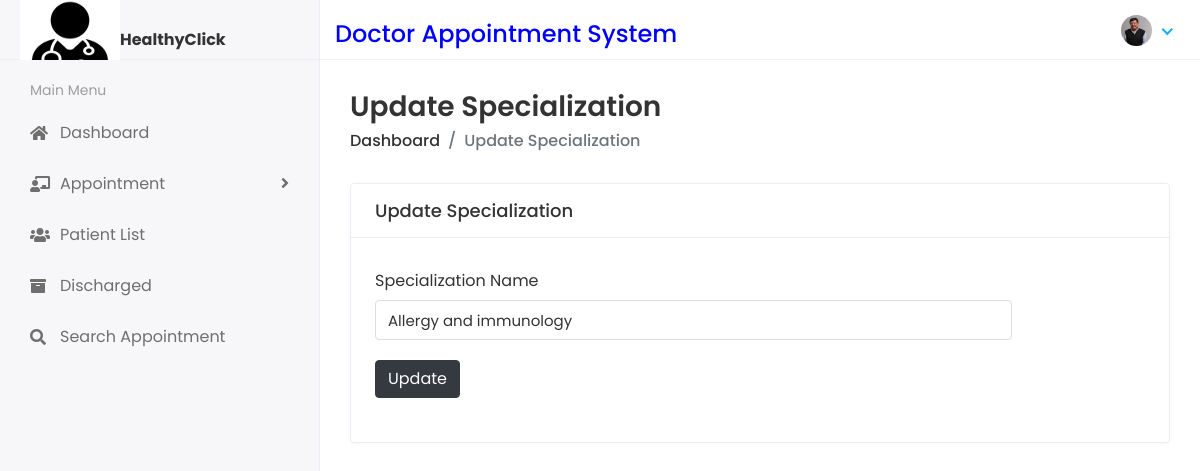
Screenshot of /UpdateSpecialization/19 (signed in) with the database file from the repository.
### dasapp/models.py (models this page shows, shortened)
class CustomUser(AbstractUser):
    USER = {
        (1, "admin"),
        (2, "doc"),
    }
    user_type = models.CharField(choices=USER, max_length=50, default=1)
    profile_pic = models.ImageField(upload_to="profile_pics/", blank=True, null=True)

class Specialization(models.Model):
    sname = models.CharField(max_length=200)
    created_at = models.DateTimeField(auto_now_add=True)
    updated_at = models.DateTimeField(auto_now=True)

### docappsystem/adminviews.py (the view)
# urls.py: path("UpdateSpecialization/<str:id>", adminviews.UPDATE_SPECIALIZATION, name="update_specilizations",),
@login_required(login_url="/")
def UPDATE_SPECIALIZATION(request, id):
    specialization = Specialization.objects.get(id=id)
    context = {"specialization": specialization,}
    return render(request, "admin/update_specialization.html", context)

### templates/admin/update_specialization.html (shortened to what this page needs)
{% extends 'base.html' %}
{% block content %}
<div class="content container-fluid">
    <div class="page-header">
    <div class="row">
    <div class="col">
    <h3 class="page-title">Update Specialization</h3>
    <ul class="breadcrumb">
    <li class="breadcrumb-item"><a href="{% url 'admin_home' %}">Dashboard</a></li>
    <li class="breadcrumb-item active">Update Specialization</li>
    </ul>
    </div>
    </div>
    </div>
    <div class="row">
    <div class="col-lg-12">
    <div class="card">
    <div class="card-header">
    <h5 class="card-title">Update Specialization</h5>
    </div>
    <div class="card-body">
                       <form method="POST" action="{% url 'update_specilizations_details' %}" enctype="multipart/form-data">
    <div class="form-group row">
    <label class="col-form-label col-md-4">Specialization Name</label>
    <div class="col-md-10">
        <input type="text" class="form-control" name="sname" value="{{specialization.sname}}">
    </div>
    </div>
    <div class="form-group row">
        <div class="col-sm-10">
            <button type="submit" class="btn btn-dark">Update</button>
        </div>
    </div>
    </form>
    </div>
    </div>
    </div>
    </div>
    </div>
{% endblock %}

### templates/includes/header.html (shortened to what this page needs)
{% load static %}
{% if user.user_type == '1' %}
<div class="header">
    <div class="header-left" style="padding-top: 20px;">
       <a href="{% url 'admin_home' %}">
       <img src="{% static 'assets/img/logo.jpg'%}" width="80" height="80">
       </a>
       <strong>HealthyClick</strong>
    </div>
    <div class="top-nav-search" style="padding-top: 20px;color: blue;">
       <h4>Doctor Appointment System</h4>
    </div>
    <a class="mobile_btn" id="mobile_btn">
    <i class="fas fa-bars"></i>
    </a>
    <ul class="nav user-menu">
       <li class="nav-item dropdown has-arrow">
          <a href="#" class="dropdown-toggle nav-link" data-toggle="dropdown">
          <span class="user-img"><img class="rounded-circle" src="{{request.user.profile_pic.url}}" width="31" ></span>
          {% comment %} <span class="user-img"><img class="rounded-circle" src="/{{user.profile_pic}}" width="31" ></span> {% endcomment %}
          </a>
          <div class="dropdown-menu">
             <div class="user-header">
                <div class="avatar avatar-sm">
                   <img src="{{request.user.profile_pic.url}}" alt="User Image" class="avatar-img rounded-circle">
                   {% comment %} <img src="/{{user.profile_pic}}" alt="User Image" class="avatar-img rounded-circle"> {% endcomment %}
                </div>
                <div class="user-text">
                  <h6>{{user.first_name}} {{user.last_name}}</h6>
                   <p class="text-muted mb-0">Administrator</p>
                </div>
             </div>
             <a class="dropdown-item" href="{% url 'profile' %}">My Profile</a>
             <a class="dropdown-item" href="{% url 'change_password' %}">Setting</a>
             <a class="dropdown-item" href="{% url 'logout' %}">Logout</a>
          </div>
       </li>
    </ul>
 </div>
 {% else  %}
 <div class="header">
   <div class="header-left" style="padding-top: 20px;">
      <a href="{% url 'doctor_home' %}">
      <img src="{% static 'assets/img/logo.jpg'%}" width="100" height="80">
      </a>
      <strong>HealthyClick</strong>
   </div>
   <div class="top-nav-search" style="padding-top: 20px;color: blue;">
      <h4>Doctor Appointment System</h4>
   </div>
   <ul class="nav user-menu">
      <li class="nav-item dropdown has-arrow">
         <a href="#" class="dropdown-toggle nav-link" data-toggle="dropdown">
         <span class="user-img"><img class="rounded-circle" src="{{request.user.profile_pic.url}}" width="31" alt="Doctor"></span>
         </a>
      </li>
   </ul>
</div>{% endif %}

### static/assets/css/style.css (style rules this page uses)
html { height: 100%; }
body { background-color: #fff; color: #333; font-family: 'Poppins', sans-serif; font-size: 1rem; height: 100%; line-height: 1.5; overflow-x: hidden; }
h1, h2, h3, h4, h5, h6 { font-family: 'Poppins', sans-serif; margin-top: 0; }
.form-control { border: 1px solid #ddd; box-shadow: none; color: #333; font-size: 15px; height: 40px; }
a { color: #009ce7; }
input, button, a { transition: all 0.4s ease; -moz-transition: all 0.4s ease; -o-transition: all 0.4s ease; -ms-transition: all 0.4s ease; -webkit-transition: all 0.4s ease; }
input, input:focus, button, button:focus { outline: none; }
input[type=text], input[type=password] { -webkit-appearance: none; -moz-appearance: none; appearance: none; }
.form-group { margin-bottom: 1.25rem; }
ul, ol { padding: 0px; list-style: none; }
.card { border: 1px solid #ececf5; box-shadow: 0 1px 3px 0 rgba(0, 0, 0, 0.03); margin-bottom: 1.875rem; }
.card-body { padding: 1.5rem; }
.card-header { border-bottom: 1px solid #e6e6e6; padding: 1rem 1.5rem; }
.card .card-header { background-color: #fff; border-bottom: 1px solid #eaeaea; }
.card .card-header .card-title { margin-bottom: 0; font-size: 18px; }
.header { background-color: #fff; border-bottom: 1px solid #f3f3f4; left: 0; position: fixed; right: 0; top: 0; z-index: 1001; height: 60px; }
.header .header-left { float: left; height: 60px; padding: 0 20px; position: relative; width: 320px; z-index: 1; transition: all 0.2s ease-in-out; background-color: #f7f7fa; border-bottom: 1px solid #efefef; border-right: 1px solid #ececf5; display: flex; align-items: center; }
.header .dropdown-toggle:after { display: none; }
.header .has-arrow .dropdown-toggle:after { border-top: 0; border-left: 0; border-bottom: 2px solid #18aefa; border-right: 2px solid #18aefa; content: ''; height: 8px; display: inline-block; pointer-events: none; -webkit-transform-origin: 66% 66%; -ms-transform-origin: 66% 66%; transform-origin: 66% 66%; -webkit-transform: rotate(45deg); -ms-transform: rotate(45deg); transform: rotate(45deg); -webkit-transition: all 0.15s ease-in-out; transition: all 0.15s ease-in-out; width: 8px; vertical-align: 0px; }
.user-menu { float: right; margin: 0; position: relative; z-index: 99; padding-right: 15px; }
.user-menu.nav > li > a { color: #a0a0a0; font-size: 14px; line-height: 58px; padding: 0 15px; height: 60px; }
.user-img { margin-right: 3px; position: relative; }
.top-nav-search { float: left; margin-left: 15px; }
.page-wrapper > .content { padding: 1.875rem 1.875rem 0; }
.page-header { margin-bottom: 1.875rem; }
.page-header .breadcrumb { background-color: transparent; color: #6c757d; font-size: 1rem; font-weight: 500; margin-bottom: 0; padding: 0; }
.page-header .breadcrumb a { color: #333; }
.page-title { font-size: 28px; font-weight: 600; color: #333; margin-bottom: 5px; }

### rows the page displays
CustomUser: user.profile_pic (picture)
Specialization: sname "Allergy and immunology"
